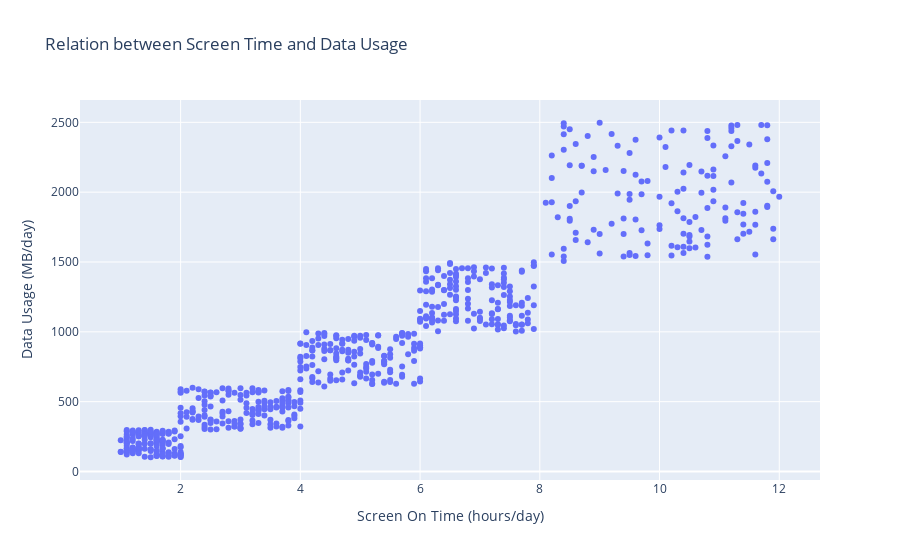

The notebook cell saved with this chart:
### Code cell
fig = px.scatter(d1, x='Screen On Time (hours/day)', y='Data Usage (MB/day)', title="Relation between Screen Time and Data Usage")

fig.show()

### Figure 1 — Plotly figure (JSON) as saved in the notebook; plotly's stock layout.template omitted (floating-point values rounded to 4 significant figures; data arrays with more than 128 entries replaced by an {"elided": "..."} marker saying what was removed)
{"data": [{"hovertemplate": "Screen On Time (hours/day)=%{x}<br>Data Usage (MB/day)=%{y}<extra></extra>", "legendgroup": "", "marker": {"color": "#636efa", "symbol": "circle"}, "mode": "markers", "name": "", "orientation": "v", "showlegend": false, "type": "scatter", "x": {"elided": "700 float values"}, "xaxis": "x", "y": {"elided": "700 int values"}, "yaxis": "y"}], "layout": {"autosize": true, "legend": {"tracegroupgap": 0}, "title": {"text": "Relation between Screen Time and Data Usage"}, "xaxis": {"anchor": "y", "autorange": true, "domain": [0, 1], "range": [0.3343, 12.67], "title": {"text": "Screen On Time (hours/day)"}, "type": "linear"}, "yaxis": {"anchor": "x", "autorange": true, "domain": [0, 1], "range": [-95.65, 2695.0], "title": {"text": "Data Usage (MB/day)"}, "type": "linear"}}}
